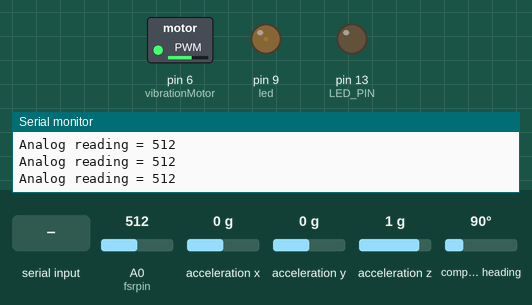
A sketch run on a simulated Arduino Uno, built with avr-gcc and run on an emulated ATmega328P. Parts: switched loads named in the sketch (green lamp = pin HIGH), output pins drawn as LEDs (lit = HIGH), the last lines printed to the serial monitor. Dashed ring = blinking. Inputs (shaded band) come from the test bench; at power-on: A0 (fsrpin) = 512, acceleration x 0 g, acceleration y 0 g, acceleration z 1 g, compass heading 90°.

Above: at 2.2 s.
2.3 s: "1" received over the second serial link
At 2.8 s:
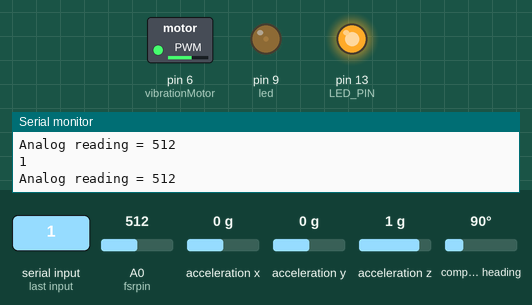
5.3 s: "0" received over the second serial link
At 5.84 s:
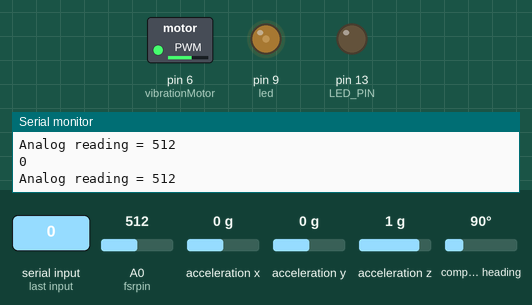
8.3 s: "1" received over the second serial link
At 8.88 s:
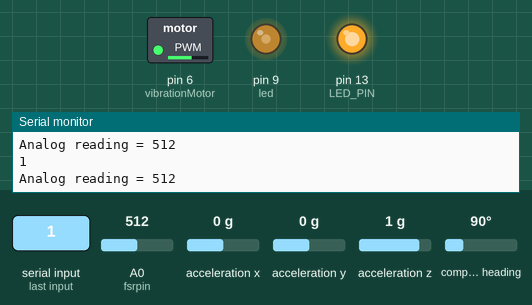
11.3 s: "0" received over the second serial link
At 11.58 s:
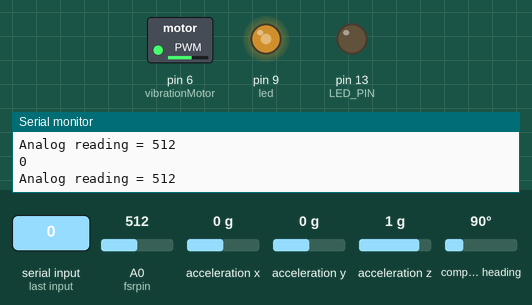
Timing chart, 0 to 18.3 s (numbered marks = the images above; inputs shaded):
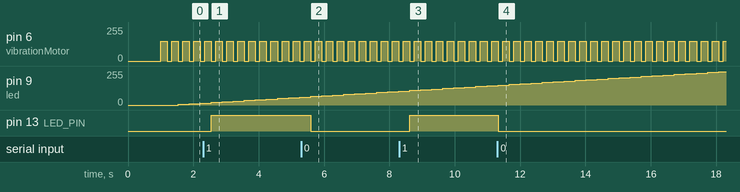

Measured:
- after the input at 2.3 s, pin 13 (LED_PIN): LOW → HIGH after 0.25 s
- after the input at 5.3 s, pin 13 (LED_PIN): HIGH → LOW after 0.29 s
- after the input at 8.3 s, pin 13 (LED_PIN): LOW → HIGH after 0.33 s
- after the input at 11.3 s, pin 13 (LED_PIN): HIGH → LOW at once
- by itself, pin 6 (vibrationMotor): alternates 150/255 for 0.20 s and 0/255 for 0.14 s

The sketch:

STU1232_Cane_Prototype_Integrated.ino
```cpp
#include<SoftwareSerial.h>//for HC-05
#include <Wire.h>//for BNO055
#include <Adafruit_Sensor.h>//for BNO055
#include <Adafruit_BNO055.h>//for BNO055
#include <utility/imumaths.h>//for BNO055
Adafruit_BNO055 bno = Adafruit_BNO055(55);//for BNO055

//#define LED 13//not used at the moment

//PINS
#define TxD 3
#define RxD 2
#define LED_PIN 13

//Define FSR pin
#define fsrpin A0 //The FSR and 10K pulldown resistor are connected to A0.

//Define variables
int fsrreading; //Variable to store FSR value

SoftwareSerial Bluetooth(TxD, RxD);
char c;

int led = 9;//digital 9 for the white LED
int brightness = 0;
int fadeAmount = 5;

int vibrationMotor = 6;

void setup() {

  //start comm. for both serial and bluetooth
  Bluetooth.begin(9600);
  Serial.begin(9600);

  pinMode(LED_PIN, OUTPUT);
  pinMode(led, OUTPUT);//for led
  pinMode(vibrationMotor, OUTPUT);


  Serial.println("Orientation Sensor Test"); Serial.println("");

  /* Initialise the sensor */
  if (!bno.begin())
  {
    /* There was a problem detecting the BNO055 ... check your connections */
    Serial.print("Ooops, no BNO055 detected ... Check your wiring or I2C ADDR!");
    while (1);
  }

  delay(1000);

  bno.setExtCrystalUse(true);
}

void loop() {

  fsrreading = analogRead(fsrpin);  //Reads the FSR pin and stores the output as fsrreading
  //Prints the fsrreading in the serial monitor.
  Serial.print("Analog reading = ");  //Print the string "Analog reading = ".
  Serial.print(fsrreading);           //Prints the fsrreading.
  Serial.println("");

  //for the vibration motor part...could be refined
  analogWrite(vibrationMotor, 150);
  delay(200);
  analogWrite(vibrationMotor, 0);

  //for the white led...could be refined.
  analogWrite(led, brightness);
  brightness = brightness + fadeAmount;
  if (brightness <= 0 || brightness >= 255) {
    fadeAmount = -fadeAmount;
  }

  /*BNO055 code: Get a new sensor event */
  sensors_event_t event;
  bno.getEvent(&event);

  //this sends serial signal from PC -> Arduino
  //Going to use this to turn on the LED Lamp
  if (Bluetooth.available()) {
    c = Bluetooth.read();
    Serial.println(c);

    if (c == '1') {
      digitalWrite(LED_PIN, HIGH);
    }
    if (c == '0') {
      digitalWrite(LED_PIN, LOW);
    }
  }

  /* Display the floating point data for SERIAL comm. */
  /*
  Serial.print("X: ");
  Serial.print(event.orientation.x, 4);
  Serial.print("\tY: ");
  Serial.print(event.orientation.y, 4);
  Serial.print("\tZ: ");
  Serial.print(event.orientation.z, 4);
  Serial.println("");
  */

  /*Display the floating point data for BLUETOOTH comm. */
  Bluetooth.print("X: ");
  Bluetooth.print(event.orientation.x, 4);
  Bluetooth.print("\tY: ");
  Bluetooth.print(event.orientation.y, 4);
  Bluetooth.print("\tZ: ");
  Bluetooth.print(event.orientation.z, 4);
  Bluetooth.println("");

  delay(100);//need to play around with this variable
}
```
